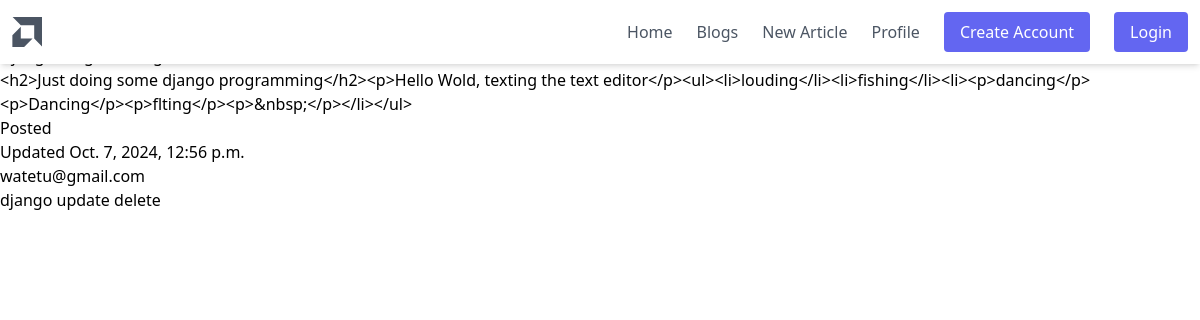
/blog/django-programming/, run on the app's committed database.
### blog/models.py (models this page shows, shortened)
class Post(models.Model):
    title= models.CharField(max_length=250)
    image = models.ImageField(upload_to="blog/")
    body = CKEditor5Field('Text', config_name='extends')
    slug = models.SlugField(blank=True, default="", max_length=250)
    created = models.DateTimeField(auto_now_add=True)
    updated = models.DateTimeField(auto_now=True)
    author = models.ForeignKey(User,on_delete=models.CASCADE)
    image_thumbnail = ImageSpecField(source='image', processors=[ResizeToFill(1200,300)], format='JPEG',options={'quality':60})
    tags = TaggableManager()

### users/models.py (models this page shows)
class CustomUser(AbstractUser):
    photo = models.ImageField(upload_to='profiles/', default='profiles/default.png')
    phone_number = models.CharField(max_length=15, null=True, blank=True)
    gender = models.CharField(
        max_length=200, choices=GENDER, null=True, blank=True)
    image_thumbnail = ImageSpecField(source='photo', processors=[ResizeToFill(150,150)], format='JPEG',options={'quality':60})
    def __str__(self):
        return self.email

### blog/views.py (the view)
# urls.py: path('<slug:slug>/', views.detail, name='detail'),
def detail(request, slug=None):
    post = get_object_or_404(Post,slug=slug)
    context = {
        'post':post
    }
    return render(request, 'blog/detail.html', context)

### templates/blog/detail.html
{% extends "base.html" %} {% block content %}
<h1>Detail Page</h1>
<h1>{{post.title}}</h1>
<p>{{post.body}}</p>
<p>Posted {{ post.date|date:"M j, Y" }}</p>
<p>Updated {{ post.updated }}</p>
<p>{{post.author}}</p>
{% if post.tags %} {% for tag in post.tags.all %}
<a href="{% url 'blog:posts_by_tag' tag.slug %}">{{tag}}</a>
{% endfor %} {% endif %}
<a href="{% url 'blog:update' post.pk %}">update</a>
<a href="{% url 'blog:delete' post.pk %}">delete</a>
{% endblock %}

### templates/base.html (shortened to what this page needs)
<!DOCTYPE html>
{% load static %}
<html lang="en">
  <head>
    <link href="{% static 'css/output.css' %}" rel="stylesheet" />
  </head>
  <body>
    {% include 'partials/navigation.html' %}
    <main class="mt-5">{% block content %} {% endblock %}</main>
  </body>
</html>

### templates/partials/navigation.html (shortened to what this page needs)
  <nav
    class="fixed top-0 left-0 w-full z-50 bg-white shadow-md flex flex-wrap items-center justify-between p-3 text-gray-600 body-font">
    <a href="{% url 'home' %}">
      <svg
        xmlns="http://www.w3.org/2000/svg"
        width="30"
        height="30"
        fill="currentColor"
        class="bi bi-amd"
        viewBox="0 0 16 16">
        <path
          d="m.334 0 4.358 4.359h7.15v7.15l4.358 4.358V0zM.2 9.72l4.487-4.488v6.281h6.28L6.48 16H.2z" />
      </svg>
    </a>
    <div
      id="nav-menu"
      class="toggle hidden w-full md:w-auto md:flex justify-center items-center text-bold mt-5 md:mt-0 gap-8 md:gap-6 p-10 md:p-0 flex-col md:flex-row shadow-2xl md:shadow-none">
      <a
        href="{% url 'home' %}"
        class="block text-center mb-5 md:mb-0 md:inline-block hover:text-gray-900"
        >Home</a
      >
      <a
        href="{% url 'blog:blogs' %}"
        class="block text-center mb-5 md:mb-0 md:inline-block hover:text-gray-900"
        >Blogs</a
      >
      <a
        href="{% url 'blog:create' %}"
        class="block text-center mb-5 md:mb-0 md:inline-block hover:text-gray-900"
        >New Article</a
      >
      <a
        href="{% url 'users:profile' %}"
        class="block text-center mb-5 md:mb-0 md:inline-block hover:text-gray-900"
        >Profile</a
      >
      {% if user.is_authenticated %}
      <a
        href="{% url 'account_logout' %}"
        class="block text-center md:inline-block px-4 py-2 bg-indigo-500 focus:outline-none hover:bg-indigo-600 text-white md:rounded">
        Logout
      </a>
      {% else %}
      <a
        href="{% url 'account_signup' %}"
        class="block text-center md:inline-block px-4 py-2 bg-indigo-500 focus:outline-none hover:bg-indigo-600 text-white md:rounded">
        Create Account
      </a>
      <a
        href="{% url 'account_login' %}"
        class="block text-center md:inline-block px-4 py-2 bg-indigo-500 focus:outline-none hover:bg-indigo-600 text-white md:rounded">
        Login
      </a>
      {% endif %}
    </div>
  </nav>

### data on the page
Post: body "<h2>Just doing some django programming</h2><p>Hello Wold, texting the text editor</p><ul><li>louding</li><li>fishing</li><li><p>dancing</p><p>Dancing</p><p>flting</p><p>&nbsp;</p></li></ul>", updated "Oct. 7, 2024, 12:56 p.m.", author "watetu@gmail.com"
Tag: name "django"
